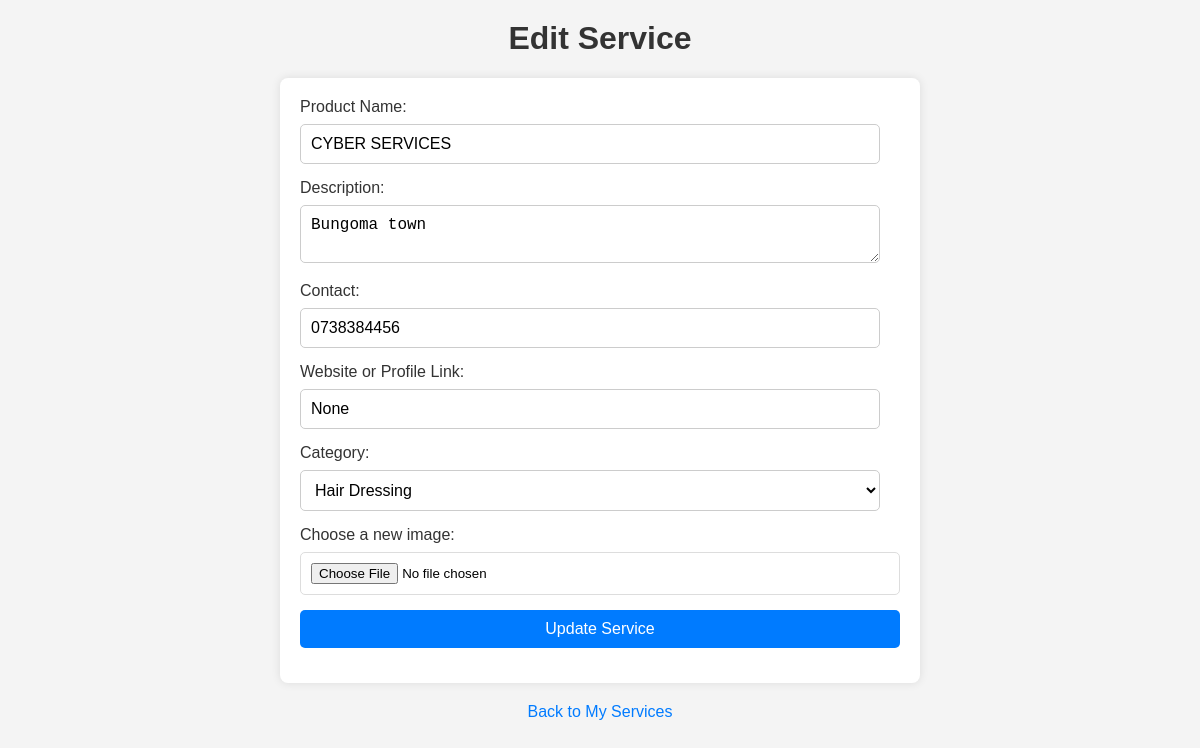
The app's page /edit/product/10 with its own data.
### e_service/models/data.py (models this page shows, shortened)
class Product(db.Model):
    __tablename__ = 'product'
    pro_id = db.Column(db.Integer, primary_key=True)
    pro_name = db.Column(db.String(100), nullable=False)
    product_link = db.Column(db.String(255), nullable=False)
    pro_dec = db.Column(db.String(300), nullable=False)
    pro_cont = db.Column(db.String(10), nullable=False)
    category_id = db.Column(db.Integer, db.ForeignKey('category.cat_id'), nullable=False)
    category = db.relationship('Category', backref=db.backref('product', lazy=True))
    filename = db.Column(db.String(255))

### e_service/views/registration.py (the view, shortened to what this page needs)
@app.route('/edit/product/<int:product_id>', methods=['GET', 'POST'])
def edit_product(product_id):
    product = Product.query.get_or_404(product_id)
    categories = Category.query.all()
    return render_template('edit_product.html', product=product, categories=categories)

### e_service/views/login.py (called while the page is built)
@app.before_request
def before_request():
    if current_user.is_authenticated:
        current_user.last_seen = datetime.utcnow()
        db.session.commit()

### e_service/templates/edit_product.html (shortened to what this page needs)
<!DOCTYPE html>
<html lang="en">
<head>
    <link rel="stylesheet" href="{{ url_for('static', filename='css/styles.css') }}">
</head>
<body>
    <h1>Edit Service</h1>
    <form method="post" action="{{ url_for('edit_product', product_id=product.pro_id) }}" enctype="multipart/form-data">
        <label for="pro_name">Product Name:</label>
        <input type="text" name="pro_name" value="{{ product.pro_name }}" required>
        <label for="pro_dec">Description:</label>
        <textarea name="pro_dec" required>{{ product.pro_dec }}</textarea>
        <label for="pro_cont">Contact:</label>
        <input type="text" name="pro_cont" value="{{ product.pro_cont }}" required>
        <label for="product_link">Website or Profile Link:</label>
        <input type="text" name="product_link" value="{{ product.product_link }}" required>
        <label for="category">Category:</label>
        <select name="category" required>
            {% for category in categories %}
                <option value="{{ category.category_id }}" {% if category.category_id == product.category_id %}selected{% endif %}>
                    {{ category.category_name }}
                </option>
            {% endfor %}
        </select>
        <label for="file">Choose a new image:</label>
        <input type="file" name="file">
        <button type="submit">Update Service</button>
    </form>
    <a href="/fetch/product/{{trader_id}}">Back to My Services</a>
</body>
</html>

### e_service/static/css/styles.css (style rules this page uses)
body { font-family: 'Arial', sans-serif; margin: 20px; background-color: #f5f5f5; }
h1 { color: #333; }
form { margin-top: 20px; }
label { display: block; margin-bottom: 8px; color: #333; }
input, textarea, select, button { margin-bottom: 15px; width: 100%; padding: 10px; border: 1px solid #ddd; border-radius: 5px; box-sizing: border-box; background-color: #fff; transition: box-shadow 0.3s; }
button { background-color: #4CAF50; color: white; border: none; padding: 12px 20px; cursor: pointer; border-radius: 5px; transition: background-color 0.3s; }

### e_service/templates/edit_product.html (style rules this page uses)
body { font-family: Arial, sans-serif; margin: 0; padding: 0; background-color: #f4f4f4; }
h1 { text-align: center; color: #333; margin-top: 20px; }
form { width: 90%; max-width: 600px; margin: 20px auto; padding: 20px; background-color: #fff; border-radius: 8px; box-shadow: 0 0 10px rgba(0, 0, 0, 0.1); }
label { display: block; margin-bottom: 8px; color: #333; }
input[type="text"], textarea, select { width: calc(100% - 20px); padding: 10px; margin-bottom: 15px; border: 1px solid #ccc; border-radius: 5px; font-size: 16px; }
button { background-color: #007bff; color: #fff; padding: 10px 20px; border: none; border-radius: 5px; cursor: pointer; font-size: 16px; transition: background-color 0.3s; }
a { text-decoration: none; color: #007bff; font-size: 16px; display: block; margin-top: 10px; text-align: center; }

### records on screen
Product: pro_name "CYBER SERVICES", pro_dec "Bungoma town", pro_cont "0738384456", product_link "None"

### other values on screen
form field category "Hair Dressing"
